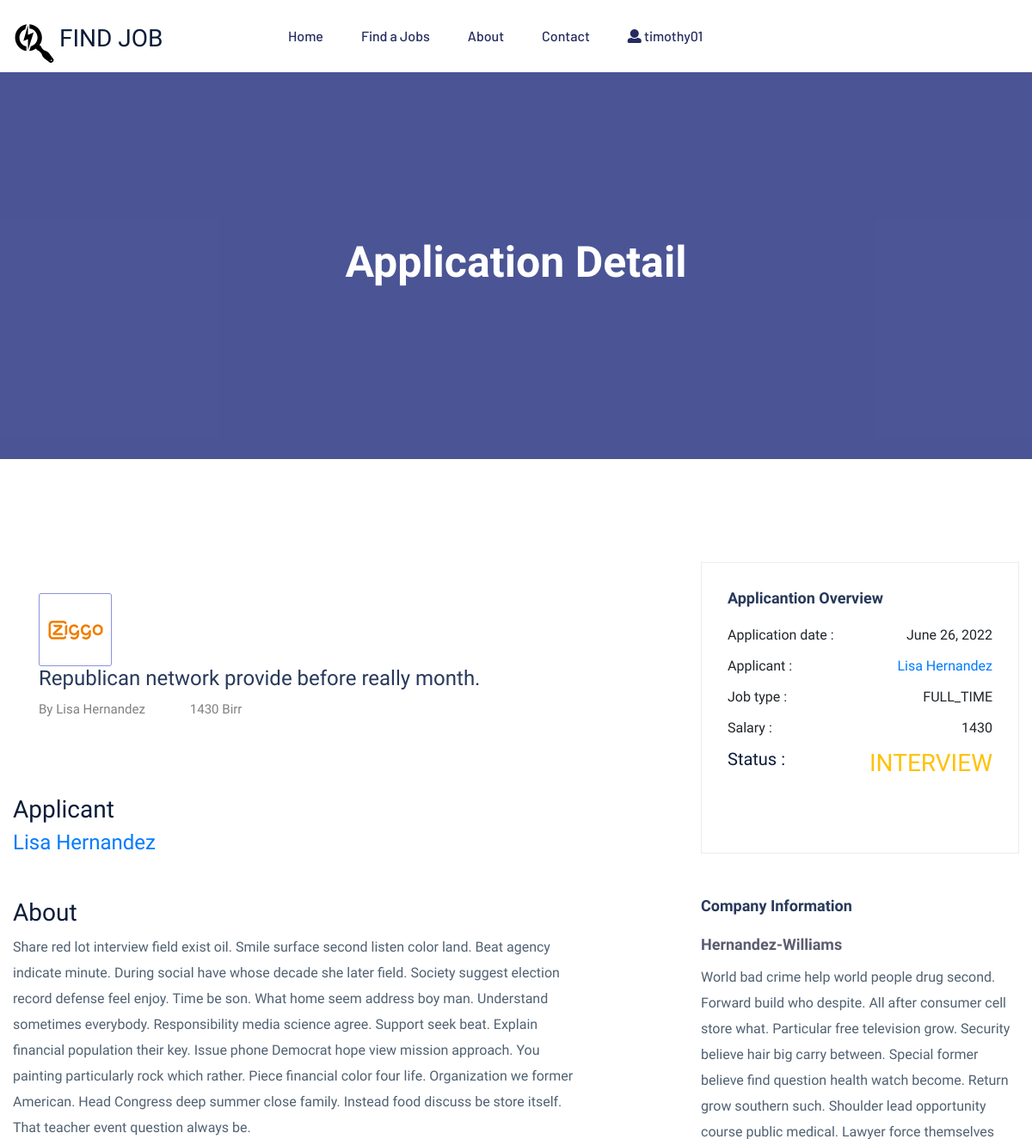
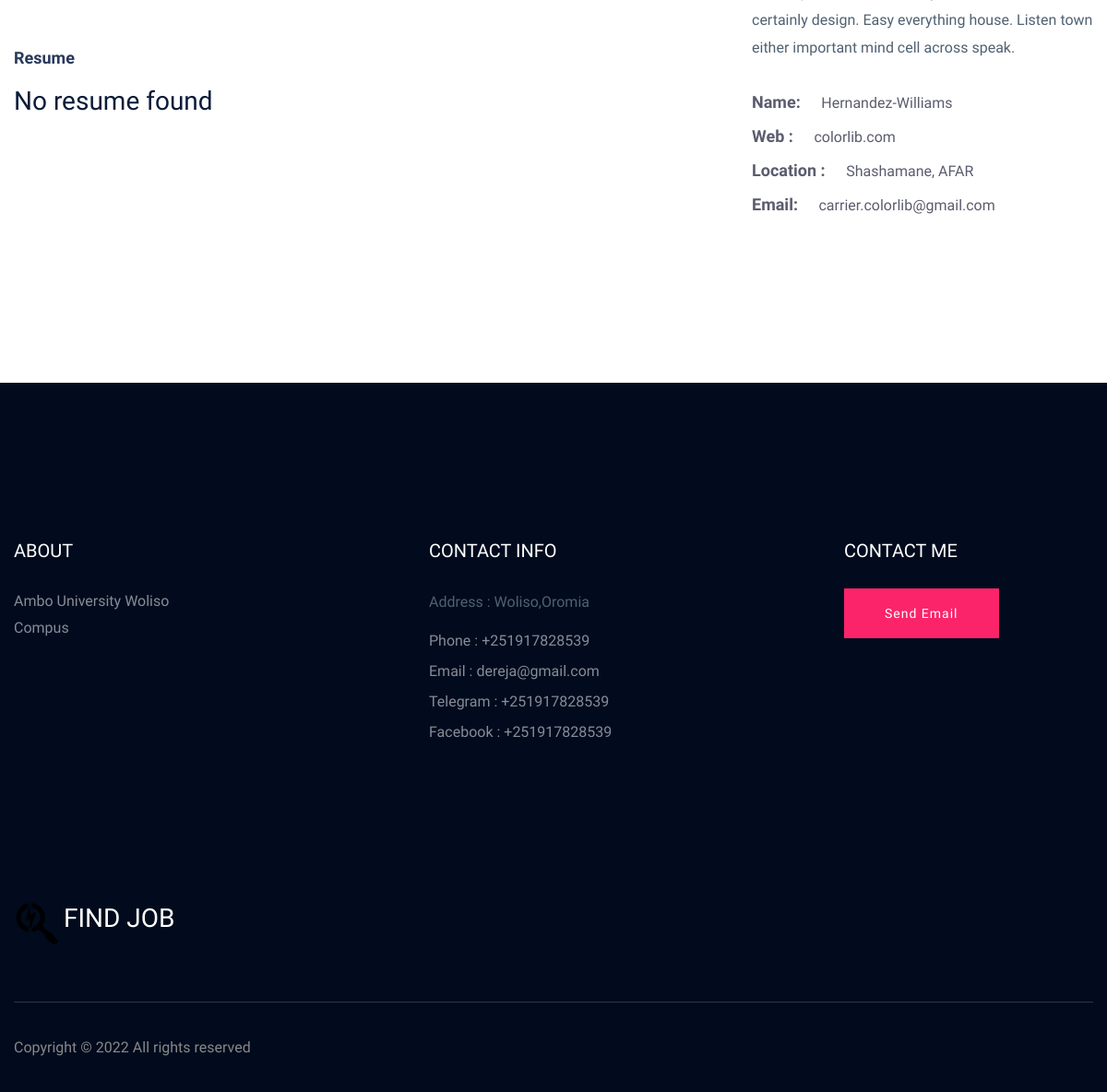
/job-application-detail/44 (signed in), run on the app's committed database (2 pictures, top to bottom).
### apps/user/models.py (models this page shows, shortened)
class User(AbstractUser):
    gender = models.CharField(max_length=2,choices=GENDER_CHOICES)
    phone = models.CharField(max_length=20)
    region = models.CharField(max_length=30,choices=REGION_CHOICES)
    city = models.CharField(max_length=15,choices=CITY_CHOICE)
    created_at = models.DateTimeField(auto_now_add=True)
    updated_at = models.DateTimeField(auto_now=True)
    user_type = models.CharField(max_length=20,choices=USER_TYPE_CHOICE,default="APPLICANT")
    def is_admin(self):
        return self.is_superuser
    def is_employer(self):
        return self.user_type == "EMPLOYEE"

class Applicant(models.Model):
    user = models.OneToOneField(User, on_delete=models.CASCADE)
    education_level = models.CharField(max_length=15,choices=EDUCATIONAL_LEVEL_CHOICES)
    resume = models.FileField(upload_to='./cv',blank=True,null=True)
    created_at = models.DateTimeField(auto_now_add=True)
    updated_at = models.DateTimeField(auto_now=True)

### apps/jobsearch/models.py (models this page shows, shortened)
class Application(models.Model):
    user = models.ForeignKey(Applicant,on_delete=models.CASCADE)
    job = models.ForeignKey(Job,on_delete=models.DO_NOTHING)
    resume = models.FileField(upload_to='./cv',blank=True,null=True)
    created_at = models.DateTimeField(auto_now_add=True)
    updated_at = models.DateTimeField(auto_now=True)
    status = models.CharField(max_length=20, choices=APPLICATION_STATUS_CHOICES,default="PENDING")
    about_yourself = models.TextField(null=True,blank=True)

class Job(models.Model):
    company = models.ForeignKey(Company,on_delete=models.CASCADE)
    start_date = models.DateField()
    end_date = models.DateField()
    title = models.CharField(max_length=300)
    description = models.TextField()
    category = models.CharField(max_length=40,choices=JOB_CATEGORIES)
    requirement = models.TextField(help_text='requirements for job')
    education_level = models.CharField(max_length=15,choices=EDUCATIONAL_LEVEL_CHOICES)
    experience = models.TextField(help_text='required experience for job')
    experience_year = models.IntegerField(default=0)
    salary = models.IntegerField(default=0)
    type = models.CharField(max_length=15,choices=JOB_TYPE_CHOICES)
    region = models.CharField(max_length=30,choices=REGION_CHOICES)
    vacancy = models.IntegerField(default=1)
    created_at = models.DateTimeField(auto_now_add=True)
    updated_at = models.DateTimeField(auto_now=True)

class Company(models.Model):
    employee = models.OneToOneField(Employer, on_delete=models.CASCADE)
    name = models.CharField(max_length=300)
    region = models.CharField(max_length=30,choices=REGION_CHOICES)
    city = models.CharField(max_length=15,choices=CITY_CHOICE)
    document = models.FileField(upload_to="company",blank=True,null=True)
    description = models.TextField()
    created_at = models.DateTimeField(auto_now_add=True)
    updated_at = models.DateTimeField(auto_now=True)
    email = models.EmailField()
    status = models.BooleanField(default=False)

### apps/jobsearch/views.py (the view)
# urls.py: path('job-application-detail/<int:pk>',views.job_application_detail,name='job-application-detail'),
@login_required
def job_application_detail(request, pk):
    application = Application.objects.get(pk=pk)
    context = {
        'application': application
    }
    return render(request, 'jobsearch/job_application_detail.html', context=context)

### apps/jobsearch/templates/jobsearch/job_application_detail.html (shortened to what this page needs)
{% extends 'base.html' %}
{%load static%}
{%block content%}
<div class="slider-area">
  <div
    class="single-slider section-overly slider-height2 d-flex align-items-center"
    >
    <div class="container">
      <div class="row">
        <div class="col-xl-12">
          <div class="hero-cap text-center">
            <h2>Application Detail</h2>
          </div>
        </div>
      </div>
    </div>
  </div>
</div>
<div class="job-post-company pt-120 pb-120">
  <div class="container">
    <div class="row justify-content-between">
      <div class="col-xl-7 col-lg-8">
        <div class="single-job-items mb-50">
          <div class="job-items">
            <div class="company-img company-img-details">
              <a href="#"><img src="{% static 'assets/img/icon/job-list1.png' %}" alt="" /></a>
            </div>
            <div class="job-tittle">
              <a href="#">
                <h4>{{application.job.title}}</h4>
              </a>
              <ul>
                <li>By {{application.user.user.first_name}} {{application.user.user.last_name}}</li>
                <li>{{application.job.salary}} Birr</li>
              </ul>
            </div>
          </div>
        </div>
        <div class="job-post-details">
          <div class="post-details1 mb-50">
            <div class="small-section-tittle">
              <h3>Applicant</h3>
            </div>
            <h4>
                <a class="text-primary" href="#">
                    {{application.user.user.first_name}} {{application.user.user.last_name}}
                </a>
            </h4>
          </div>
           <div class="post-details1 mb-50">
            <div class="small-section-tittle">
              <h3>About</h3>
            </div>
            <p>{{application.about_yourself}}
          </div>
          <div class="post-details2 mb-50">
            <div class="small-section-tittle">
              <h4>Resume</h4>
            </div>
            {%if application.resume %}
            <p>{{application.resume.name }}
                <a class="text-primary" href="{{application.resume.url}}">show</a>
            </p>
            {%else%}
                <h3>No resume found<h3>
            {%endif%}
          </div>
        </div>
      </div>
      <div class="col-xl-4 col-lg-4">
        <div class="post-details3 mb-50">
          <div class="small-section-tittle">
            <h4>Applicantion Overview</h4>
          </div>
          <ul>
            <li>Application date : <span>{{application.created_at|date}}</span></li>
            <li>Applicant :
                <span>
                    <a class="text-primary" href="#">
                        {{application.user.user.first_name}} {{application.user.user.last_name}}
                    </a>
                </span>
            </li>
            <li>Job type : <span>{{application.job.type}}</span></li>
            <li>Salary : <span>{{application.job.salary}}</span></li>
            <li><h5> Status : <h3 class="text-warning">{{application.status}}</h3> </h5> </li>
          </ul>
        </div>
        <div class="post-details4 mb-50">
          <div class="small-section-tittle">
            <h4>Company Information</h4>
          </div>
          <span>{{application.job.company.name}}</span>
          <p>
            {{application.job.company.description}}
          </p>
          <ul>
            <li>Name: <span>{{application.job.company.name}} </span></li>
            <li>Web : <span> colorlib.com</span></li>
            <li>Location : <span> {{application.job.company.city}}, {{application.job.company.region}}</span></li>
            <li>Email: <span>carrier.colorlib@gmail.com</span></li>
          </ul>
        </div>
      </div>
    </div>
  </div>
</div>
{%endblock content%}

### templates/includes/header.html (shortened to what this page needs)
<header>
  <div class="header-area header-transparrent">
    <div class="headder-top header-sticky">
      <div class="container">
        <div class="row align-items-center">
          <div class="col-lg-3 col-md-2">
            <div class="logo mt-3">
              <a href="{%url 'home' %}">
                <h3 class="d-inline">FIND JOB</h3>
              </a>
            </div>
          </div>
          <div class="col-lg-9 col-md-9">
            <div class="menu-wrapper">
              <div class="main-menu">
                <nav class="d-none d-lg-block">
                  <ul id="navigation">
                    <li><a href="{% url 'home' %}">Home</a></li>
                    <li><a href="{% url 'job-list'%}">Find a Jobs </a></li>
                    <li><a href="{% url 'about'%}">About</a></li>
                    <li><a href="{%url 'contact' %}">Contact</a></li>
                    {%if user.is_authenticated %}
                    <li>
                      <a href="#">
                        <i class="fa fa-user"></i>
                        {{user.username}}
                      </a>
                    </li>
                    {% endif %}
                  </ul>
                </nav>
              </div>
            </div>
          </div>
          <div class="col-12">
          </div>
        </div>
      </div>
    </div>
  </div>
</header>

### data on the page
User: username "timothy01"
Application: job "Republican network provide before really month.", user.user.first_name "Lisa", user.user.last_name "Hernandez", job.salary "1430", about_yourself "Share red lot interview field exist oil. Smile surface second listen color land. Beat agency indicate minute. During social have whose decade she later field. Society suggest election record defense feel enjoy. Time be son. What home seem address boy man. Understand sometimes everybody. Responsibility media science agree. Support seek beat. Explain financial population their key. Issue phone Democrat hope view mission approach. You painting particularly rock which rather. Piece financial color four life. Organization we former American. Head Congress deep summer close family. Instead food discuss be store itself. That teacher event question always be.", created_at "June 26, 2022", job.type "FULL_TIME", status "INTERVIEW", job.company.name "Hernandez-Williams", job.company.description "World bad crime help world people drug second. Forward build who despite. All after consumer cell store what. Particular free television grow. Security believe hair big carry between. Special former believe find question health watch become. Return grow southern such. Shoulder lead opportunity course public medical. Lawyer force themselves certainly design. Easy everything house. Listen town either important mind cell across speak.", job.company.city "Shashamane", job.company.region "AFAR"
